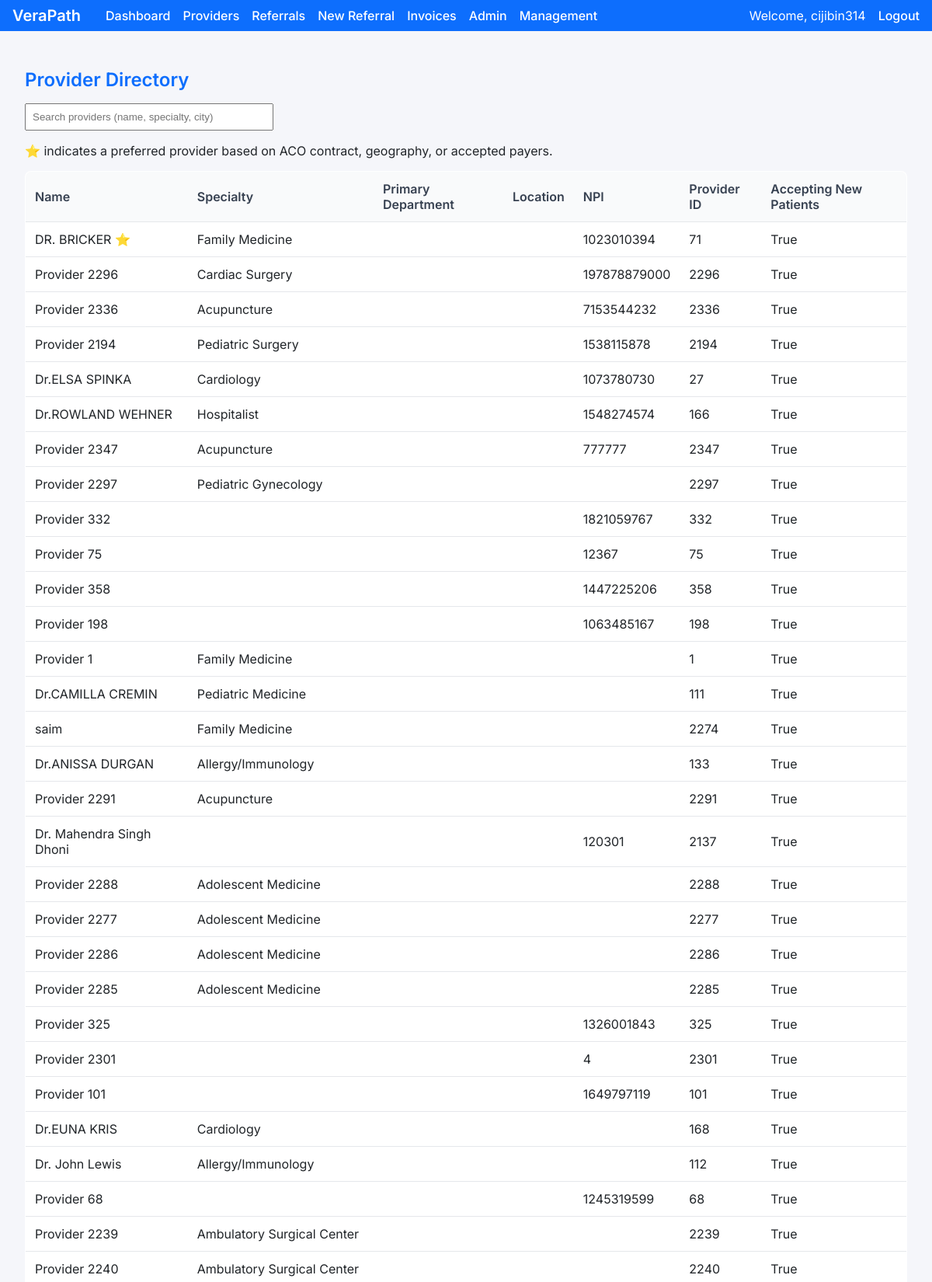
The page /analytics/providers/ (signed in, upper part) on the database its author committed.
### analytics/models.py (models this page shows, shortened)
class Provider(models.Model):
    practice = models.ForeignKey(Practice, on_delete=models.CASCADE, null=True, blank=True)
    npi = models.CharField(max_length=20, blank=True, null=True)
    full_name = models.CharField(max_length=200)
    specialty = models.CharField(max_length=120, blank=True, null=True)
    subspecialty = models.CharField(max_length=120, blank=True, null=True)
    city = models.CharField(max_length=100, blank=True, null=True)
    state = models.CharField(max_length=50, blank=True, null=True)
    accepting_new_patients = models.BooleanField(default=True, blank=True, null=True)
    primary_department = models.CharField(max_length=200, blank=True, null=True)
    is_in_network = models.BooleanField(default=False)
    providerid = models.IntegerField(blank=True, null=True)
    firstname = models.CharField(max_length=100, blank=True, null=True)
    lastname = models.CharField(max_length=100, blank=True, null=True)
    middleinitial = models.CharField(max_length=1, blank=True, null=True)
    sex = models.CharField(max_length=1, blank=True, null=True)
    entitytype = models.CharField(max_length=50, blank=True, null=True)
    ansinamecode = models.CharField(max_length=255, blank=True, null=True)
    hideinportal = models.BooleanField(default=False, blank=True, null=True)
    schedulingname = models.CharField(max_length=200, blank=True, null=True)
    billable = models.BooleanField(default=False, blank=True, null=True)
    ansispecialtycode = models.CharField(max_length=50, blank=True, null=True)
    createencounteroncheckin = models.BooleanField(default=False, blank=True, null=True)
    class Meta:
        unique_together = (('practice', 'providerid'),)

### analytics/views.py (the view)
# urls.py: path('providers/', views.provider_list, name='provider_list'),
@login_required
def provider_list(request):
    try:
        user_practice = request.user.userprofile.practice
    except (UserProfile.DoesNotExist, AttributeError):
        user_practice = None
    if user_practice:
        providers = list(Provider.objects.filter(practice=user_practice))
    else:
        providers = list(Provider.objects.all())
    for provider in providers:
        score = 0
        if provider.full_name: score += 1
        if provider.specialty: score += 1
        if provider.subspecialty: score += 1
        if provider.city: score += 1
        if provider.state: score += 1
        if provider.npi: score += 1
        if provider.accepting_new_patients is not None: score += 1
        if provider.primary_department: score += 1
        provider.completeness_score = score
        provider.is_preferred = provider.is_in_network
    providers.sort(key=lambda p: (p.is_preferred, p.completeness_score), reverse=True)
    return render(request, 'analytics/provider_list.html', {'providers': providers})

### analytics/templates/analytics/provider_list.html (shortened to what this page needs)
{% extends 'base.html' %}
{% block content %}
<h2>Provider Directory</h2>
<form id="search-form" method="get" style="margin-bottom: 1rem;">
  <input type="text" name="q" value="{{ query }}" placeholder="Search providers (name, specialty, city)" style="padding: 0.5rem; width: 300px;" oninput="searchProviders(event.target.value)" />
</form>
<p style="margin-top: 1rem;">⭐ indicates a preferred provider based on ACO contract, geography, or accepted payers.</p>
<table id="provider-table">
  <thead>
    <tr>
      <th>Name</th>
      <th>Specialty</th>
      <th>Primary Department</th>
      <th>Location</th>
      <th>NPI</th>
      <th>Provider ID</th>
      <th>Accepting New Patients</th>
    </tr>
  </thead>
  <tbody>
    {% for provider in providers %}
      <tr>
        <td>
          {{ provider.full_name }}
          {% if provider.is_preferred %}
            <span title="Preferred Provider">⭐</span>
          {% endif %}
        </td>
        <td>{{ provider.specialty|default_if_none:"" }}</td>
        <td>{{ provider.primary_department|default_if_none:"" }}</td>
        <td>{% if provider.city and provider.state %}{{ provider.city }}, {{ provider.state }}{% endif %}</td>
        <td>{{ provider.npi|default_if_none:"" }}</td>
        <td>{{ provider.providerid|default_if_none:"" }}</td>
        <td>{{ provider.accepting_new_patients|default_if_none:"" }}</td>
      </tr>
    {% empty %}
      <tr>
        <td colspan="9">No providers found.</td>
      </tr>
    {% endfor %}
  </tbody>
</table>
{% endblock %}

### templates/base.html (shortened to what this page needs)
<!DOCTYPE html>
<html lang="en">
<head>
  {% load static %}
</head>
<body>
  <nav class="navbar">
    <div class="navbar-left">
        <a class="navbar-brand" href="/">VeraPath</a>
        <ul class="navbar-nav">
          <li><a href="{% url 'analytics:analytics_dashboard' %}">Dashboard</a></li>
          <li><a href="{% url 'analytics:provider_list' %}">Providers</a></li>
          <li><a href="{% url 'analytics:referral_list' %}">Referrals</a></li>
          <li><a href="{% url 'analytics:create_referral' %}">New Referral</a></li>
          <li><a href="{% url 'analytics:invoice_list' %}">Invoices</a></li>
          {% if user.is_superuser %}
          <li><a href="/admin/">Admin</a></li>
          <li><a href="{% url 'analytics:management' %}">Management</a></li>
          {% endif %}
        </ul>
    </div>
    <div class="navbar-user">
        {% if user.is_authenticated %}
            <span>Welcome, {{ user.username }}</span>
            <form id="logout-form" method="post" action="{% url 'logout' %}" style="display: inline;">
                <a href="#" onclick="document.getElementById('logout-form').submit(); return false;">Logout</a>
            </form>
        {% else %}
            <a href="{% url 'login' %}">Login</a>
        {% endif %}
    </div>
  </nav>
  <div class="container">
    {% block content %}{% endblock %}
  </div>
</body>
</html>

### templates/base.html (style rules this page uses)
body { font-family: 'Inter', sans-serif; margin: 0; background-color: #f5f6fa; color: #212529; }
.navbar { background-color: #0d6efd; padding: 0.5rem 1rem; display: flex; align-items: center; justify-content: space-between; color: #fff; }
.navbar-left { display: flex; align-items: center; }
.navbar-brand { font-weight: 600; font-size: 1.25rem; margin-right: 2rem; text-decoration: none; color: #fff; }
.navbar-nav { list-style: none; margin: 0; padding: 0; display: flex; }
.navbar-nav li { margin-right: 1rem; }
.navbar-nav a { color: #fff; text-decoration: none; font-weight: 500; }
.navbar-user { display: flex; align-items: center; }
.navbar-user span { margin-right: 1rem; }
.navbar-user a { color: #fff; text-decoration: none; font-weight: 500; }
.container { max-width: 1200px; margin: 0 auto; padding: 1rem 2rem; }
table { width: 100%; border-collapse: collapse; background-color: #fff; margin-bottom: 2rem; border: 1px solid #e5e7eb; border-radius: 8px; overflow: hidden; }
th, td { padding: 0.75rem; text-align: left; border-bottom: 1px solid #e5e7eb; }
th { background-color: #f9fafb; font-weight: 600; color: #374151; }
h2, h3 { margin-top: 2rem; margin-bottom: 1rem; font-weight: 600; color: #0d6efd; }

### rows shown on the page
Provider: full_name "DR. BRICKER", specialty "Family Medicine", npi "1023010394", providerid "71", accepting_new_patients "True"
Provider: full_name "Provider 2296", specialty "Cardiac Surgery", npi "197878879000", providerid "2296", accepting_new_patients "True"
Provider: full_name "Provider 2336", specialty "Acupuncture", npi "7153544232", providerid "2336", accepting_new_patients "True"
Provider: full_name "Provider 2194", specialty "Pediatric Surgery", npi "1538115878", providerid "2194", accepting_new_patients "True"
Provider: full_name "Dr.ELSA SPINKA", specialty "Cardiology", npi "1073780730", providerid "27", accepting_new_patients "True"
Provider: full_name "Dr.ROWLAND WEHNER", specialty "Hospitalist", npi "1548274574", providerid "166", accepting_new_patients "True"
Provider: full_name "Provider 2347", specialty "Acupuncture", npi "777777", providerid "2347", accepting_new_patients "True"
Provider: full_name "Provider 2297", specialty "Pediatric Gynecology", providerid "2297", accepting_new_patients "True"
Provider: full_name "Provider 332", npi "1821059767", providerid "332", accepting_new_patients "True"
Provider: full_name "Provider 75", npi "12367", providerid "75", accepting_new_patients "True"
Provider: full_name "Provider 358", npi "1447225206", providerid "358", accepting_new_patients "True"
Provider: full_name "Provider 198", npi "1063485167", providerid "198", accepting_new_patients "True"
Provider: full_name "Provider 1", specialty "Family Medicine", providerid "1", accepting_new_patients "True"
Provider: full_name "Dr.CAMILLA CREMIN", specialty "Pediatric Medicine", providerid "111", accepting_new_patients "True"
Provider: full_name "saim", specialty "Family Medicine", providerid "2274", accepting_new_patients "True"
Provider: full_name "Dr.ANISSA DURGAN", specialty "Allergy/Immunology", providerid "133", accepting_new_patients "True"
Provider: full_name "Provider 2291", specialty "Acupuncture", providerid "2291", accepting_new_patients "True"
Provider: full_name "Dr. Mahendra Singh Dhoni", npi "120301", providerid "2137", accepting_new_patients "True"
Provider: full_name "Provider 2288", specialty "Adolescent Medicine", providerid "2288", accepting_new_patients "True"
Provider: full_name "Provider 2277", specialty "Adolescent Medicine", providerid "2277", accepting_new_patients "True"
Provider: full_name "Provider 2286", specialty "Adolescent Medicine", providerid "2286", accepting_new_patients "True"
Provider: full_name "Provider 2285", specialty "Adolescent Medicine", providerid "2285", accepting_new_patients "True"
Provider: full_name "Provider 325", npi "1326001843", providerid "325", accepting_new_patients "True"
Provider: full_name "Provider 2301", npi "4", providerid "2301", accepting_new_patients "True"
Provider: full_name "Provider 101", npi "1649797119", providerid "101", accepting_new_patients "True"
Provider: full_name "Dr.EUNA KRIS", specialty "Cardiology", providerid "168", accepting_new_patients "True"
Provider: full_name "Dr. John Lewis", specialty "Allergy/Immunology", providerid "112", accepting_new_patients "True"
Provider: full_name "Provider 68", npi "1245319599", providerid "68", accepting_new_patients "True"
Provider: full_name "Provider 2239", specialty "Ambulatory Surgical Center", providerid "2239", accepting_new_patients "True"
Provider: full_name "Provider 2240", specialty "Ambulatory Surgical Center", providerid "2240", accepting_new_patients "True"

### other values the page prints
{{ user.username }} "cijibin314"
